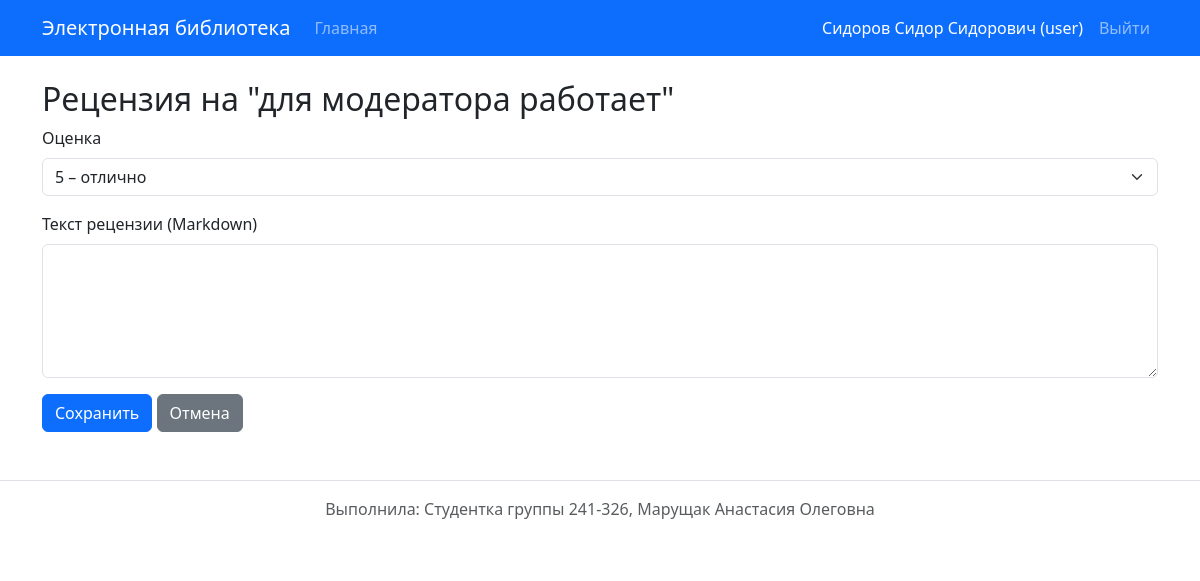
The page /book/2/review (signed in) on the database its author committed.
### app.py (models this page shows)
class User(UserMixin, db.Model):
    __tablename__ = 'users'
    id = db.Column(db.Integer, primary_key=True)
    login = db.Column(db.String(50), unique=True, nullable=False)
    password_hash = db.Column(db.String(255), nullable=False)
    last_name = db.Column(db.String(50), nullable=False)
    first_name = db.Column(db.String(50), nullable=False)
    middle_name = db.Column(db.String(50), nullable=True)
    role_id = db.Column(db.Integer, db.ForeignKey('roles.id'), nullable=False)
    @property
    def fio(self):
        middle = f" {self.middle_name}" if self.middle_name else ""
        return f"{self.last_name} {self.first_name}{middle}"

class Role(db.Model):
    __tablename__ = 'roles'
    id = db.Column(db.Integer, primary_key=True)
    name = db.Column(db.String(50), unique=True, nullable=False)
    description = db.Column(db.Text, nullable=False)
    users = db.relationship('User', backref='role', lazy=True)

class Book(db.Model):
    __tablename__ = 'books'
    id = db.Column(db.Integer, primary_key=True)
    title = db.Column(db.String(200), nullable=False)
    description = db.Column(db.Text, nullable=False)
    year = db.Column(db.Integer, nullable=False)
    publisher = db.Column(db.String(100), nullable=False)
    author = db.Column(db.String(100), nullable=False)
    pages = db.Column(db.Integer, nullable=False)
    cover = db.relationship('Cover', backref='book', uselist=False, cascade="all, delete-orphan")
    genres = db.relationship('Genre', secondary='book_genres', backref='books')
    reviews = db.relationship('Review', backref='book', cascade="all, delete-orphan")
    visits = db.relationship('Visit', backref='book', cascade="all, delete-orphan")

### app.py (the view, shortened to what this page needs)
@app.route('/book/<int:book_id>/review', methods=['GET', 'POST'])
@login_required
def add_review(book_id):
    book = Book.query.get_or_404(book_id)
    if Review.query.filter_by(book_id=book_id, user_id=current_user.id).first():
        flash('Вы уже оставляли рецензию на эту книгу', 'warning')
        return redirect(url_for('view_book', book_id=book_id))
    return render_template('review_form.html', book=book)

### app.py (called while the page is built)
@login_manager.user_loader
def load_user(user_id):
    return User.query.get(int(user_id))

### templates/review_form.html (shortened to what this page needs)
{% extends "base.html" %}
{% block content %}
<h2>Рецензия на "{{ book.title }}"</h2>
<form method="POST" id="reviewForm">
    <div class="mb-3">
        <label class="form-label">Оценка</label>
        <select name="rating" class="form-select" required>
            <option value="5">5 – отлично</option>
        </select>
    </div>
    <div class="mb-3">
        <label class="form-label">Текст рецензии (Markdown)</label>
        <textarea name="text" id="reviewEditor" class="form-control" rows="5"></textarea>
    </div>
    <button type="submit" class="btn btn-primary">Сохранить</button>
    <a href="{{ url_for('view_book', book_id=book.id) }}" class="btn btn-secondary">Отмена</a>
</form>
{% endblock %}

### templates/base.html (shortened to what this page needs)
<!DOCTYPE html>
<html lang="ru">
<head>
    <link href="https://cdn.jsdelivr.net/npm/bootstrap@5.3.0/dist/css/bootstrap.min.css" rel="stylesheet">
    <link href="https://cdn.jsdelivr.net/npm/easymde/dist/easymde.min.css" rel="stylesheet">
    <link rel="stylesheet" href="https://cdn.jsdelivr.net/npm/bootstrap-icons@1.10.0/font/bootstrap-icons.css">
</head>
<body>
    <nav class="navbar navbar-expand-lg navbar-dark bg-primary">
        <div class="container">
            <a class="navbar-brand" href="{{ url_for('index') }}">Электронная библиотека</a>
            <div class="collapse navbar-collapse" id="navbarNav">
                <ul class="navbar-nav me-auto">
                    <li class="nav-item"><a class="nav-link" href="{{ url_for('index') }}">Главная</a></li>
                </ul>
                <ul class="navbar-nav">
                    {% if current_user.is_authenticated %}
                        <li class="nav-item"><span class="nav-link text-white">{{ current_user.fio }} ({{ current_user.role.name }})</span></li>
                        <li class="nav-item"><a class="nav-link" href="{{ url_for('logout', next=request.path) }}">Выйти</a></li>
                    {% else %}
                        <li class="nav-item"><a class="nav-link" href="{{ url_for('login', next=request.path) }}">Войти</a></li>
                    {% endif %}
                </ul>
            </div>
        </div>
    </nav>
    <div class="container mt-4">
        {% block content %}{% endblock %}
    </div>
    <footer class="text-center text-muted mt-5 py-3 border-top">
        <p>Выполнила: Студентка группы 241-326, Марущак Анастасия Олеговна</p>
    </footer>
</body>
</html>

### rows shown on the page
User: fio "Сидоров Сидор Сидорович"
Role: role.name "user"
Book: title "для модератора работает"
